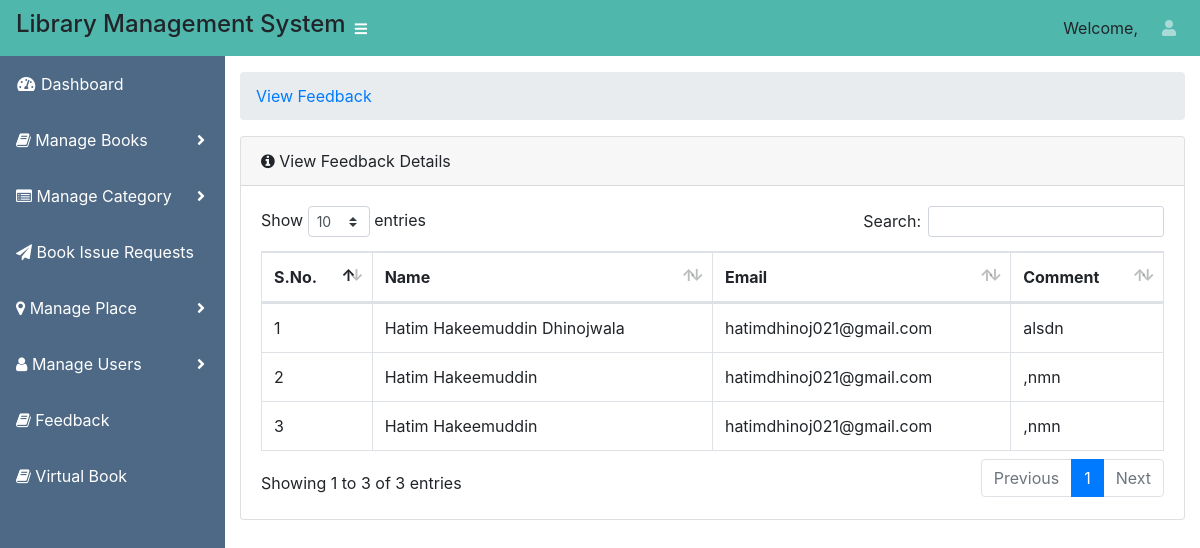
The page /library_management/admin/feedbackview.php (signed in) on the database its author committed.
### tables this page shows
CREATE TABLE `feedback_table` (
  `id` int(11) NOT NULL,
  `name` varchar(255) NOT NULL,
  `email` varchar(255) NOT NULL,
  `comment` text NOT NULL,
  `created_at` timestamp NOT NULL DEFAULT current_timestamp()
);

### library_management/admin/feedbackview.php (the view, shortened to what this page needs)
<?php
include ('../connection.php');
?>
<?php include('include/header.php'); ?>
    <div id="wrapper">
        <?php include('include/side-bar.php'); ?>
        <div id="content-wrapper">
            <div class="container-fluid">
                <ol class="breadcrumb">
                    <li class="breadcrumb-item">
                        <a href="#">View Feedback</a>
                    </li>
                </ol>
                <div class="card mb-3">
                    <div class="card-header">
                        <i class="fa fa-info-circle"></i>
                        View Feedback Details</div>
                        <div class="card-body">
                        <div class="table-responsive">
                            <table class="table table-bordered" id="dataTable" width="100%" cellspacing="0">
                                <thead>
                                                                                        <tr>
                                                                                                <th>S.No.</th>
                                                                                                <th>Name</th>
                                                                                                <th>Email</th>
                                                                                                 <th>Comment</th>
                                                                                                  </tr>
                                        </thead>
                                        <tbody>
                                            <?php
                         $select_query = mysqli_query($conn, "select * from feedback_table");
                                        $sn = 1;
                                        while($row = mysqli_fetch_array($select_query))
                                        {
                                            ?>
                                            <tr>
                                                <td><?php echo $sn; ?></td>
                                                <td><?php echo $row['name']; ?></td>
                                                <td><?php echo $row['email']; ?></td>
                                                <td><?php echo $row['comment']; ?></td>   </tr>
                                                                 <?php $sn++; } ?>
                                                  </tbody>
                                    </table>
            </div>
            </div>
            </div>
<?php include('include/footer.php'); ?>

### rows shown on the page
feedback_table: name "Hatim Hakeemuddin Dhinojwala", email "hatimdhinoj021@gmail.com", comment "alsdn"
feedback_table: name "Hatim Hakeemuddin", email "hatimdhinoj021@gmail.com", comment ",nmn"
feedback_table: name "Hatim Hakeemuddin", email "hatimdhinoj021@gmail.com", comment ",nmn"
